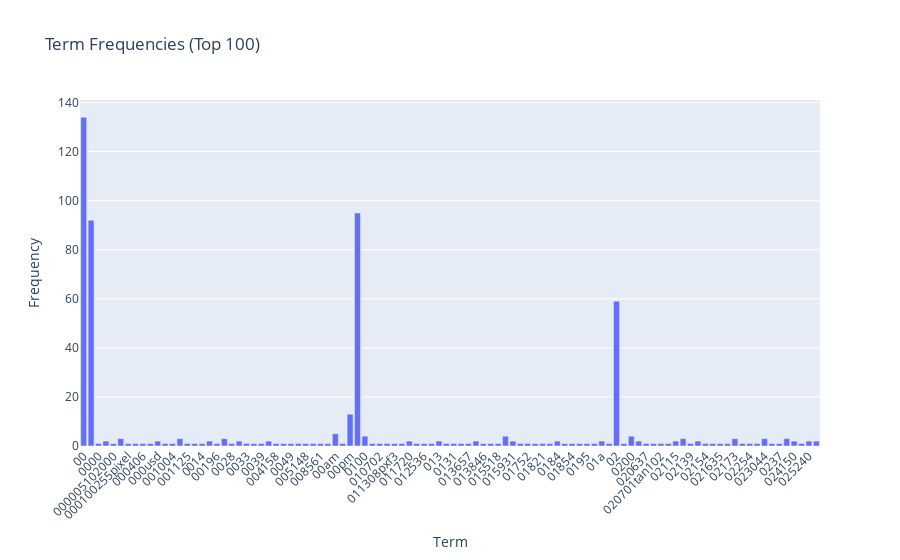

Here is the notebook cell this chart was saved with:
### Markdown cell above
### >>> **Exercise 12 (take home):**
If you want a nicer interactive visualization here, I would encourage you try to install and use plotly to achieve this.

### Code cell
# Answer here
import plotly.express as px

# Visualize the first 100 terms for performance
terms = count_vect.get_feature_names_out()[:100]
freqs = term_frequencies[:100]

# Create a bar chart using Plotly
fig = px.bar(x=terms, y=freqs, labels={'x':'Term', 'y':'Frequency'}, title='Term Frequencies (Top 100)')

# Rotate x-axis labels for better readability
fig.update_layout(xaxis_tickangle=-45)
fig.show()

### Figure 1 — Plotly figure (JSON) as saved in the notebook; plotly's stock layout.template omitted (floating-point values rounded to 4 significant figures)
{"data": [{"hovertemplate": "Term=%{x}<br>Frequency=%{y}<extra></extra>", "legendgroup": "", "marker": {"color": "#636efa", "pattern": {"shape": ""}}, "name": "", "orientation": "v", "showlegend": false, "textposition": "auto", "type": "bar", "x": ["00", "000", "0000", "0000001200", "000005102000", "0001", "000100255pixel", "00014", "000406", "0007", "000usd", "0010", "001004", "0010580b", "001125", "001200201pixel", "0014", "001642", "00196", "002", "0028", "003258u19250", "0033", "0038", "0039", "004021809", "004158", "004627", "0049", "00500", "005148", "00630", "008561", "0094", "00am", "00index", "00pm", "01", "0100", "010116", "010702", "011255", "011308pxf3", "011605", "011720", "012019", "012536", "012946", "013", "013034", "0131", "013423tan102", "013657", "0138", "013846", "0150", "015518", "01580", "015931", "01720", "01752", "0179", "01821", "01830", "0184", "01852", "01854", "01890", "0195", "0199", "01a", "01wb", "02", "020", "0200", "020504", "020637", "020646", "020701tan102", "020751", "02115", "02118", "02139", "02142", "02154", "02160", "021635", "021708", "02173", "0223", "02254", "022621tan102", "023044", "0235", "0237", "024103", "024150", "024626", "025240", "025924"], "xaxis": "x", "y": [134, 92, 1, 2, 1, 3, 1, 1, 1, 1, 2, 1, 1, 3, 1, 1, 1, 2, 1, 3, 1, 2, 1, 1, 1, 2, 1, 1, 1, 1, 1, 1, 1, 1, 5, 1, 13, 95, 4, 1, 1, 1, 1, 1, 2, 1, 1, 1, 2, 1, 1, 1, 1, 2, 1, 1, 1, 4, 2, 1, 1, 1, 1, 1, 2, 1, 1, 1, 1, 1, 2, 1, 59, 1, 4, 2, 1, 1, 1, 1, 2, 3, 1, 2, 1, 1, 1, 1, 3, 1, 1, 1, 3, 1, 1, 3, 2, 1, 2, 2], "yaxis": "y"}], "layout": {"barmode": "relative", "legend": {"tracegroupgap": 0}, "title": {"text": "Term Frequencies (Top 100)"}, "xaxis": {"anchor": "y", "domain": [0, 1], "tickangle": -45, "title": {"text": "Term"}}, "yaxis": {"anchor": "x", "domain": [0, 1], "title": {"text": "Frequency"}}}}
